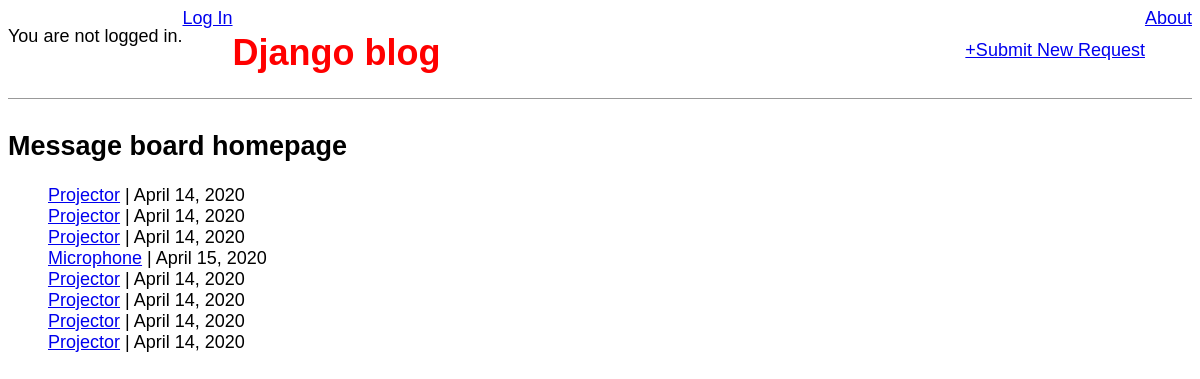
The page / on the database its author committed.
### tickets/models.py (models this page shows, shortened)
class Request(models.Model):
    equipment_name=models.CharField(max_length=60)
    event_date=models.DateField()
    description=models.TextField()
    user=models.ForeignKey(get_user_model(), on_delete=models.CASCADE)

### tickets/views.py (the view)
# urls.py: path('', HomePageView.as_view(), name='index'),
class HomePageView(ListView):
    model=Request
    template_name = 'index.html'
    context_object_name = 'all_requests_list' # new

### templates/index.html
{% extends 'base.html' %}
{% block content %}
<h2>Message board homepage</h2>
<ul>
    {% for request in all_requests_list %}
    <div><a href="{% url 'request_detail' request.pk %}">{{ request.equipment_name }}</a>
        | {{ request.event_date }}
    </div>
    {% endfor %}
</ul>
{% endblock content %}

### static/css/base.css (style rules this page uses)
body { font-family: 'Source Sans Pro', sans-serif; font-size:18px; }

### rows shown on the page
Request: equipment_name "Projector", event_date "April 14, 2020"
Request: equipment_name "Projector", event_date "April 14, 2020"
Request: equipment_name "Projector", event_date "April 14, 2020"
Request: equipment_name "Microphone", event_date "April 15, 2020"
Request: equipment_name "Projector", event_date "April 14, 2020"
Request: equipment_name "Projector", event_date "April 14, 2020"
Request: equipment_name "Projector", event_date "April 14, 2020"
Request: equipment_name "Projector", event_date "April 14, 2020"
